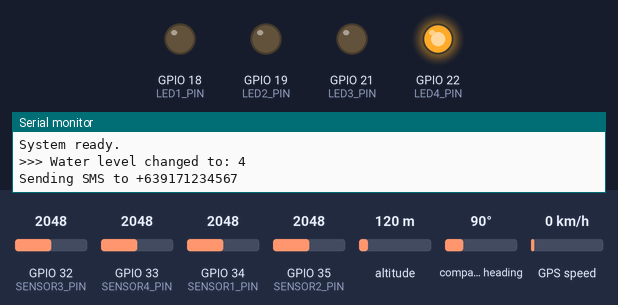
A sketch run on a simulated ESP32. On the bench: output pins drawn as LEDs (lit = HIGH), the last lines printed to the serial monitor. Inputs (shaded band) come from the test bench; at power-on: GPIO 33 (SENSOR4_PIN) = 2048, GPIO 32 (SENSOR3_PIN) = 2048, GPIO 35 (SENSOR2_PIN) = 2048, GPIO 34 (SENSOR1_PIN) = 2048, altitude 120 m, compass heading 90°, GPS speed 0 km/h (analog values on the 0–4095 scale). The GPS gets a fix after 3 s at 37.7749, -122.4194 with 8 satellites; the modem accepts every AT command (registered, SIM ready, sends succeed) and sends nothing else.

Above: at 5.4 s.
5.5 s: GPIO 33 (SENSOR4_PIN) set to 313
9.4 s: GPIO 33 (SENSOR4_PIN) set to 280
At 10.2 s:
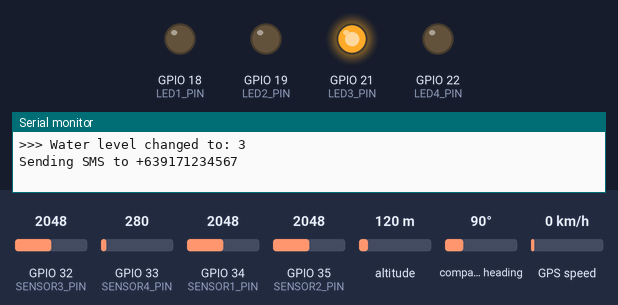
10.9 s: GPIO 32 (SENSOR3_PIN) set to 315
15.3 s: GPIO 32 (SENSOR3_PIN) set to 288
At 15.9 s:
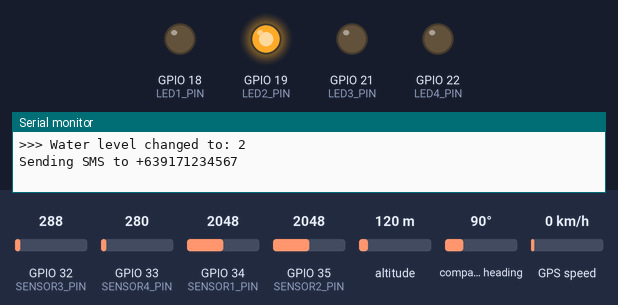
16.8 s: GPIO 35 (SENSOR2_PIN) set to 313
21.2 s: GPIO 35 (SENSOR2_PIN) set to 285
At 21.5 s:
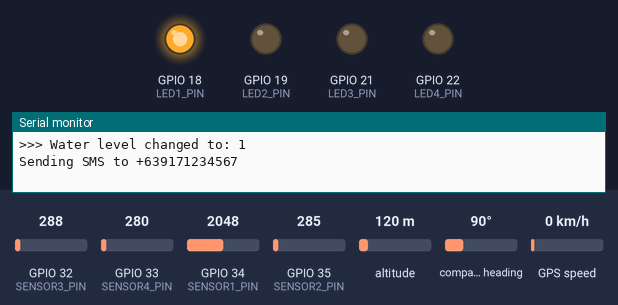
Timing chart, 0 to 23.7 s (numbered marks = the images above; inputs shaded):
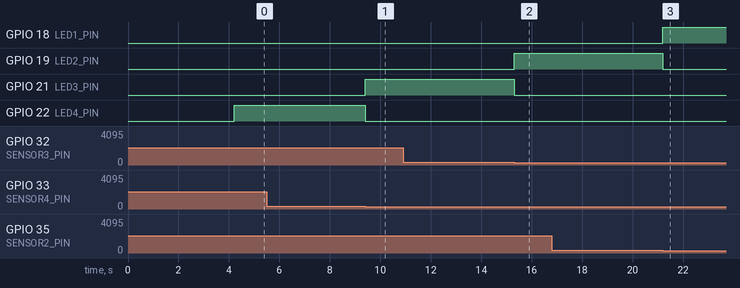

Measured:
- the behaviour switches between 300 and 299 on GPIO 33 (SENSOR4_PIN) (found by bisection; images 0 and 1)
- the behaviour switches between 300 and 299 on GPIO 32 (SENSOR3_PIN) (found by bisection; images 1 and 2)
- the behaviour switches between 300 and 299 on GPIO 35 (SENSOR2_PIN) (found by bisection; images 2 and 3)
- after the input at 9.4 s, GPIO 21 (LED3_PIN): LOW → HIGH at once; GPIO 22 (LED4_PIN): HIGH → LOW at once
- after the input at 15.3 s, GPIO 19 (LED2_PIN): LOW → HIGH at once; GPIO 21 (LED3_PIN): HIGH → LOW at once
- after the input at 21.2 s, GPIO 18 (LED1_PIN): LOW → HIGH at once; GPIO 19 (LED2_PIN): HIGH → LOW at once

The sketch:

water_level_monitor_final_1790081147834.ino
```cpp
/*
  ESP32 Water Level Monitoring + SMS Alert System - FINAL
  Hardware: ESP32 DevKit V1, SIM800L, NEO-6M GPS, 4x resistive water level sensors, 4x LEDs

  This combines:
    - The tested GPS + sensor + LED logic (instant hysteresis-based LED response,
      Level 0 = fully dry = all LEDs off)
    - SIM800L SMS alerts, added back in without changing the sensor/LED/GPS logic

  Power:
    ESP32    powered from a 9V battery into the VIN pin (through a 1N4001/1N4007 diode
             for reverse-polarity protection). Do NOT feed 9V into the 5V or 3V3 pins.
    SIM800L  VCC -> EXTERNAL 4.0V/2A supply + 1000-2200uF cap. NOT the ESP32 rail.

  Wiring summary:
    SIM800L  TXD -> GPIO16 (ESP32 RX2)   SIM800L RXD -> GPIO17 (ESP32 TX2)
    NEO-6M   TXD -> GPIO26 (ESP32 RX1)   NEO-6M  RXD -> GPIO27 (ESP32 TX1) [optional]
    Sensor 1 AOUT -> GPIO34   Sensor 2 AOUT -> GPIO35
    Sensor 3 AOUT -> GPIO32   Sensor 4 AOUT -> GPIO33
    LEDs     -> GPIO18 (green) / 19 (blue) / 21 (yellow) / 22 (red), each with a resistor
    All GNDs must be common (ESP32, SIM800L, GPS, sensors, LEDs).

  Library required: TinyGPSPlus (Mikal Hart) - install via Arduino Library Manager
*/

#include <HardwareSerial.h>
#include <TinyGPSPlus.h>

// ---------------- Pin definitions ----------------
#define SIM800_RX_PIN   16   // ESP32 RX2  <- SIM800L TXD
#define SIM800_TX_PIN   17   // ESP32 TX2  -> SIM800L RXD

#define GPS_RX_PIN      26   // ESP32 RX1  <- NEO-6M TXD
#define GPS_TX_PIN      27   // ESP32 TX1  -> NEO-6M RXD (optional)

#define SENSOR1_PIN     34   // Level 1 - SAFE WATER LEVEL (lowest mounted)
#define SENSOR2_PIN     35   // Level 2 - NORMAL WATER LEVEL
#define SENSOR3_PIN     32   // Level 3 - FLOODING POSSIBLY OCCURRING
#define SENSOR4_PIN     33   // Level 4 - SEVERE FLOODING DANGER (highest mounted)

#define LED1_PIN        18   // Green  - Level 1
#define LED2_PIN        19   // Blue   - Level 2
#define LED3_PIN        21   // Yellow - Level 3
#define LED4_PIN        22   // Red    - Level 4

// ---------------- Tunables ----------------
// Hysteresis thresholds per sensor - prevents flicker when a reading hovers
// right at the boundary. Calibrated from observed readings: dry ~0, wet ~700-1150.
#define ON_THRESHOLD    450   // reading must rise above this to count as "wet"
#define OFF_THRESHOLD   300   // reading must drop below this to count as "dry" again

#define SENSOR_PRINT_INTERVAL  1000   // ms between raw sensor print lines (LED response is instant, not throttled)
#define GPS_PRINT_INTERVAL     3000   // ms between GPS status prints

// Recipients to notify (add more lines / loop as needed)
const char* PHONE_NUMBERS[] = { "+639171234567" }; // <-- CHANGE to your real number(s)
const int NUM_RECIPIENTS = 1;

// ---------------- Globals ----------------
HardwareSerial sim800(2);    // UART2
HardwareSerial gpsSerial(1); // UART1
TinyGPSPlus gps;

bool sensorWet[5] = {false, false, false, false, false}; // index 1-4 used, per-sensor latched wet/dry state
int lastSentLevel = 0; // 0 = dry / no alert sent yet

unsigned long lastSensorPrint = 0;
unsigned long lastGpsPrint = 0;

// ---------------- Setup ----------------
void setup() {
  Serial.begin(115200);
  delay(200);

  pinMode(LED1_PIN, OUTPUT);
  pinMode(LED2_PIN, OUTPUT);
  pinMode(LED3_PIN, OUTPUT);
  pinMode(LED4_PIN, OUTPUT);

  analogReadResolution(12); // 0-4095

  sim800.begin(9600, SERIAL_8N1, SIM800_RX_PIN, SIM800_TX_PIN);
  gpsSerial.begin(9600, SERIAL_8N1, GPS_RX_PIN, GPS_TX_PIN);

  Serial.println(F("Initializing SIM800L..."));
  initSIM800L();

  updateOutputs(0);
  Serial.println(F("System ready."));
}

// ---------------- Main loop ----------------
void loop() {
  // Continuously feed GPS parser
  while (gpsSerial.available() > 0) {
    gps.encode(gpsSerial.read());
  }

  // Update LEDs immediately, every loop iteration - instant response
  int level = readCurrentLevel();
  updateOutputs(level);

  // Send an SMS only when the level actually changes from the last one sent
  if (level != lastSentLevel) {
    lastSentLevel = level;
    Serial.print(F(">>> Water level changed to: "));
    Serial.println(level);
    if (level >= 1) {
      sendAlertSMS(level);
    }
  }

  // Print GPS status periodically (throttled, doesn't affect LED/SMS speed)
  if (millis() - lastGpsPrint >= GPS_PRINT_INTERVAL) {
    lastGpsPrint = millis();
    printGpsStatus();
  }

  // Print raw sensor values periodically (throttled, doesn't affect LED/SMS speed)
  if (millis() - lastSensorPrint >= SENSOR_PRINT_INTERVAL) {
    lastSensorPrint = millis();
    printSensorStatus(level);
  }
}

// ---------------- Sensors + LEDs ----------------
int readCurrentLevel() {
  int raw[5];
  raw[1] = analogRead(SENSOR1_PIN);
  raw[2] = analogRead(SENSOR2_PIN);
  raw[3] = analogRead(SENSOR3_PIN);
  raw[4] = analogRead(SENSOR4_PIN);

  for (int i = 1; i <= 4; i++) {
    if (!sensorWet[i] && raw[i] > ON_THRESHOLD) {
      sensorWet[i] = true;
    } else if (sensorWet[i] && raw[i] < OFF_THRESHOLD) {
      sensorWet[i] = false;
    }
  }

  int level = 0; // 0 = dry, no sensor triggered - all LEDs stay off, no SMS
  if (sensorWet[4])      level = 4;
  else if (sensorWet[3]) level = 3;
  else if (sensorWet[2]) level = 2;
  else if (sensorWet[1]) level = 1;

  return level;
}

void printSensorStatus(int level) {
  int s1 = analogRead(SENSOR1_PIN);
  int s2 = analogRead(SENSOR2_PIN);
  int s3 = analogRead(SENSOR3_PIN);
  int s4 = analogRead(SENSOR4_PIN);

  Serial.print(F("[Sensors] raw  S1="));
  Serial.print(s1);
  Serial.print(sensorWet[1] ? F("(wet)") : F("(dry)"));
  Serial.print(F("  S2="));
  Serial.print(s2);
  Serial.print(sensorWet[2] ? F("(wet)") : F("(dry)"));
  Serial.print(F("  S3="));
  Serial.print(s3);
  Serial.print(sensorWet[3] ? F("(wet)") : F("(dry)"));
  Serial.print(F("  S4="));
  Serial.print(s4);
  Serial.print(sensorWet[4] ? F("(wet)") : F("(dry)"));
  Serial.print(F("  -> Level "));
  Serial.println(level);
}

void updateOutputs(int level) {
  // Level 0 = dry, no water detected at all -> every LED stays off
  digitalWrite(LED1_PIN, level == 1 ? HIGH : LOW);
  digitalWrite(LED2_PIN, level == 2 ? HIGH : LOW);
  digitalWrite(LED3_PIN, level == 3 ? HIGH : LOW);
  digitalWrite(LED4_PIN, level == 4 ? HIGH : LOW);
}

// ---------------- GPS ----------------
void printGpsStatus() {
  Serial.print(F("[GPS] Satellites: "));
  Serial.print(gps.satellites.isValid() ? gps.satellites.value() : 0);

  if (gps.location.isValid()) {
    Serial.print(F(" | Lat: "));
    Serial.print(gps.location.lat(), 6);
    Serial.print(F(" | Lng: "));
    Serial.println(gps.location.lng(), 6);
  } else {
    Serial.println(F(" | No GPS fix yet"));
  }

  if (gps.charsProcessed() < 10) {
    Serial.println(F("[GPS] WARNING: no NMEA data received - check TXD/RXD wiring and 3.3V/GND"));
  }
}

String getGPSLocationText() {
  if (gps.location.isValid()) {
    String lat = String(gps.location.lat(), 6);
    String lng = String(gps.location.lng(), 6);
    String mapsLink = "https://maps.google.com/?q=" + lat + "," + lng;
    return "Location: " + lat + "," + lng + " " + mapsLink;
  } else {
    return "Location: GPS fix not available yet";
  }
}

// ---------------- SIM800L ----------------
void initSIM800L() {
  sendATCommand("AT", 1000);
  sendATCommand("ATE0", 1000);        // echo off
  sendATCommand("AT+CMGF=1", 1000);   // text mode SMS
  sendATCommand("AT+CREG?", 1000);    // check network registration (see Serial monitor)
}

String sendATCommand(const char* cmd, unsigned long timeout) {
  sim800.println(cmd);
  unsigned long start = millis();
  String response = "";
  while (millis() - start < timeout) {
    while (sim800.available()) {
      response += (char)sim800.read();
    }
  }
  Serial.print(F("AT> "));
  Serial.print(cmd);
  Serial.print(F(" -> "));
  Serial.println(response);
  return response;
}

void sendAlertSMS(int level) {
  String locationText = getGPSLocationText();
  String message = buildMessageForLevel(level, locationText);

  for (int i = 0; i < NUM_RECIPIENTS; i++) {
    Serial.print(F("Sending SMS to "));
    Serial.println(PHONE_NUMBERS[i]);

    sim800.print("AT+CMGS=\"");
    sim800.print(PHONE_NUMBERS[i]);
    sim800.println("\"");
    delay(500); // wait for '>' prompt

    sim800.print(message);
    delay(200);
    sim800.write(0x1A); // Ctrl+Z sends the message
    delay(3000);        // give the module time to actually transmit

    Serial.println(F("SMS send attempted."));
  }
}

String buildMessageForLevel(int level, const String &locationText) {
  String header;
  switch (level) {
    case 1: header = "SAFE WATER LEVEL"; break;
    case 2: header = "NORMAL WATER LEVEL"; break;
    case 3: header = "WARNING: FLOODING POSSIBLY OCCURRING"; break;
    case 4: header = "DANGER: SEVERE FLOODING"; break;
    default: header = "STATUS UPDATE"; break;
  }

  String msg = "[FLOOD MONITOR] Level " + String(level) + " - " + header + "\n" + locationText;
  return msg;
}
```
